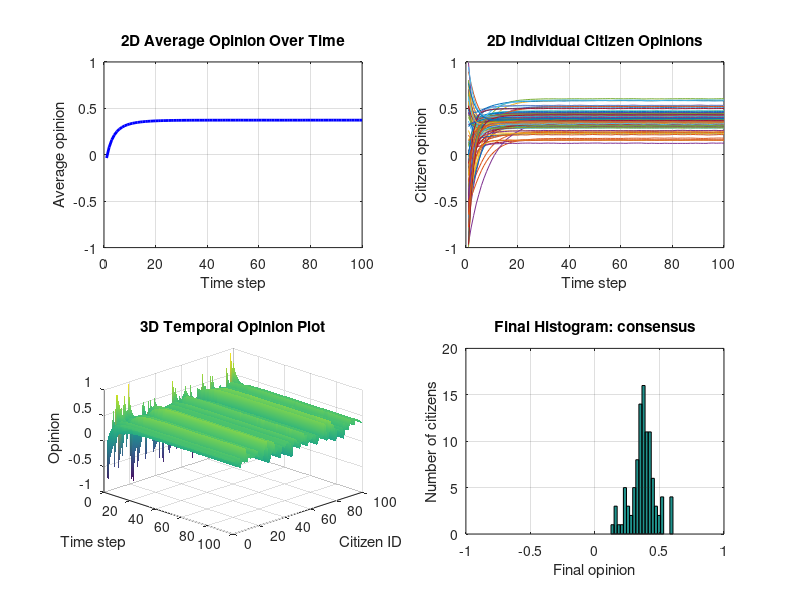

This chart was generated by the following MATLAB code:
% This script simulates how opinions change in a social network.
% Run it from this folder with:
%   octave strong_expert.m

clear;
clc;

fprintf('Opinion Dynamics ABM: AI Learning Assistants\n');
script_file = mfilename('fullpath');
if isempty(script_file)
    script_dir = pwd;
else
    script_dir = fileparts(script_file);
end

output_dir = fullfile(script_dir, '..', 'results');
if exist(output_dir, 'dir') ~= 7
    mkdir(output_dir);
end

scenario_name = 'strong_expert';
fprintf('Scenario: %s\n', scenario_name);

    % These values set the population size and simulation length.
    N = 100;             % The number of citizens is within the required range.
    I = 5;               % The number of influencers is within the required range.
    E = 3;               % The number of education experts is within the required range.
    time_steps = 100;    % The number of time steps is within the required range.

    seed = 2133;

    % These probabilities control how connected the agents are.
    p_cc = 0.08;         % This controls citizen-to-citizen links.
    p_ci = 0.45;         % This controls citizen-to-influencer links.
    p_ce = 0.30;         % This controls citizen-to-expert links.

    % These rates control how strongly opinions move after interaction.
    alpha = 0.05;        % This controls direct citizen influence.
    beta = 0.12;         % This controls neighbour averaging.
    gamma = 0.10;        % This controls expert influence.
    delta = 0.10;        % This controls influencer influence.

    % These values give different agent roles different influence levels.
    citizen_influence = 0.35;
    influencer_strength_value = 1.25;
    expert_strength = 0.75;

    % These ranges describe how much citizens trust each connected agent type.
    trust_cc_min = 0.25;
    trust_cc_max = 0.75;
    trust_ci_min = 0.35;
    trust_ci_max = 0.80;
    trust_ce_min = 0.60;
    trust_ce_max = 0.95;

    seed = 2135;
    gamma = 0.25;
    expert_strength = 1.25;
    p_ce = 0.40;
    trust_ce_min = 0.80;
    trust_ce_max = 1.00;

    fprintf('  agents: citizens=%d, influencers=%d, experts=%d, time steps=%d\n', ...
            N, I, E, time_steps);
    fprintf('  network probabilities: citizen=%.2f, influencer=%.2f, expert=%.2f\n', ...
            p_cc, p_ci, p_ce);
    fprintf('  update rates: alpha=%.2f, beta=%.2f, gamma=%.2f, delta=%.2f\n', ...
            alpha, beta, gamma, delta);

    % The initial opinions and fixed role opinions are created here.
    rand('seed', seed);
    randn('seed', seed);

    % Citizen opinions begin with a mix of negative, neutral, and positive views.
    O_citizens = -1 + 2 * rand(N, 1);

    % Influencers are given stronger opinions so their social effect can be tested.
    base_influencer_opinions = [0.95; 0.90; -0.95; -0.90; 0.95; -0.90; 0.70; -0.70; 0.80; -0.75];
    O_influencers = base_influencer_opinions(1:I);

    % Experts are kept closer to balanced or moderately supportive opinions.
    base_expert_opinions = [0.35; 0.45; 0.50; 0.25; 0.55];
    O_experts = base_expert_opinions(1:E);

    citizen_influence_vector = citizen_influence * ones(N, 1);
    influencer_strength = influencer_strength_value * ones(I, 1);

    % The social network and trust values are generated randomly for each scenario.
    rand('seed', seed + 1000);
    randn('seed', seed + 1000);

    A_cc = double(rand(N, N) < p_cc);
    A_cc = A_cc - diag(diag(A_cc));       % Citizens should not connect to themselves.

    A_ci = double(rand(N, I) < p_ci);
    A_ce = double(rand(N, E) < p_ce);

    T_cc = (trust_cc_min + (trust_cc_max - trust_cc_min) * rand(N, N)) .* A_cc;
    T_ci = (trust_ci_min + (trust_ci_max - trust_ci_min) * rand(N, I)) .* A_ci;
    T_ce = (trust_ce_min + (trust_ce_max - trust_ce_min) * rand(N, E)) .* A_ce;

    % The simulation stores both individual opinions and the population average.
    O = O_citizens;
    opinion_history = zeros(time_steps, N);
    average_history = zeros(time_steps, 1);

    opinion_history(1, :) = O';
    average_history(1) = mean(O);

    for t = 2:time_steps
        O_new = O;

        for i = 1:N
            current_opinion = O(i);

            % A citizen may be directly influenced by one connected citizen.
            neighbours = find(A_cc(i, :) > 0);
            if isempty(neighbours)
                direct_effect = 0;
                average_effect = 0;
            else
                selected_position = ceil(rand * length(neighbours));
                j = neighbours(selected_position);
                trust_ij = T_cc(i, j);

                direct_effect = alpha ...
                              * trust_ij ...
                              * citizen_influence_vector(j) ...
                              * (O(j) - O(i));

                mean_neighbour_opinion = mean(O(neighbours));
                average_effect = beta * (mean_neighbour_opinion - O(i));
            end

            % Connected experts pull opinions toward a more balanced position.
            connected_experts = find(A_ce(i, :) > 0);
            if isempty(connected_experts)
                expert_effect = 0;
            else
                trust_expert = mean(T_ce(i, connected_experts));
                mean_expert_opinion = mean(O_experts(connected_experts));
                expert_effect = gamma ...
                              * trust_expert ...
                              * expert_strength ...
                              * (mean_expert_opinion - current_opinion);
            end

            % Connected influencers can move opinions more strongly.
            connected_influencers = find(A_ci(i, :) > 0);
            if isempty(connected_influencers)
                influencer_effect = 0;
            else
                trust_influencer = mean(T_ci(i, connected_influencers));
                mean_influencer_opinion = mean(O_influencers(connected_influencers));
                mean_influencer_strength = mean(influencer_strength(connected_influencers));
                influencer_effect = delta ...
                                  * trust_influencer ...
                                  * mean_influencer_strength ...
                                  * (mean_influencer_opinion - current_opinion);
            end

            O_new(i) = current_opinion ...
                     + direct_effect ...
                     + average_effect ...
                     + expert_effect ...
                     + influencer_effect;
        end

        % Opinion values are kept inside the allowed range.
        O = max(-1, min(1, O_new));
        opinion_history(t, :) = O';
        average_history(t) = mean(O);
    end

    final_opinions = O;

    % Summary values are used to classify the final opinion pattern.
    final_mean = mean(final_opinions);
    final_std = std(final_opinions);
    final_min = min(final_opinions);
    final_max = max(final_opinions);

    share_positive = mean(final_opinions > 0.35);
    share_negative = mean(final_opinions < -0.35);
    share_neutral = mean(abs(final_opinions) <= 0.20);

    same_sign_links = 0;
    total_links = 0;

    for i = 1:length(final_opinions)
        neighbours = find(A_cc(i, :) > 0);
        for k = 1:length(neighbours)
            j = neighbours(k);
            if sign(final_opinions(i)) == sign(final_opinions(j))
                same_sign_links = same_sign_links + 1;
            end
            total_links = total_links + 1;
        end
    end

    if total_links == 0
        echo_score = 0;
    else
        echo_score = same_sign_links / total_links;
    end

    if final_std < 0.15 && abs(final_mean) > 0.35
        classification = 'consensus';
    elseif share_positive > 0.20 && share_negative > 0.20 && final_std > 0.35
        classification = 'polarization';
    elseif echo_score > 0.65 && final_std > 0.25
        classification = 'echo_chambers';
    elseif final_std > 0.45
        classification = 'fragmentation';
    elseif share_neutral > 0.45
        classification = 'mixed_neutral';
    else
        classification = 'mixed_neutral';
    end

    % Each scenario is shown using the required plots.
    time_axis = 1:time_steps;
    citizen_axis = 1:N;
    scenario_title = strrep(scenario_name, '_', ' ');

    figure('Name', ['Results - ' scenario_title]);

    subplot(2, 2, 1);
    plot(time_axis, average_history, 'b-', 'LineWidth', 2);
    grid on;
    ylim([-1 1]);
    xlabel('Time step');
    ylabel('Average opinion');
    title('2D Average Opinion Over Time');

    subplot(2, 2, 2);
    plot(time_axis, opinion_history);
    grid on;
    ylim([-1 1]);
    xlabel('Time step');
    ylabel('Citizen opinion');
    title('2D Individual Citizen Opinions');

    subplot(2, 2, 3);
    surf(time_axis, citizen_axis, opinion_history');
    shading interp;
    xlabel('Time step');
    ylabel('Citizen ID');
    zlabel('Opinion');
    zlim([-1 1]);
    title('3D Temporal Opinion Plot');
    view(45, 30);

    subplot(2, 2, 4);
    hist(final_opinions, 20);
    grid on;
    xlim([-1 1]);
    xlabel('Final opinion');
    ylabel('Number of citizens');
    title(['Final Histogram: ' classification]);

    drawnow;

    % The combined graph is saved so it can be used in the report or website.
    graph_file = fullfile(output_dir, [scenario_name '_graphs.png']);
    try
        print(graph_file, '-dpng', '-r150');
    catch
        fprintf('  graph image could not be saved, but the figure was created.\n');
    end

    fprintf('  final mean = %.4f, std = %.4f, class = %s\n', ...
            final_mean, final_std, classification);
    fprintf('  positive share = %.2f, negative share = %.2f, neutral share = %.2f, echo score = %.2f\n', ...
            share_positive, share_negative, share_neutral, echo_score);

    if strcmp(classification, 'consensus')
        fprintf('  interpretation: most citizens moved toward a similar opinion.\n');
    elseif strcmp(classification, 'polarization')
        fprintf('  interpretation: both supportive and opposing opinion groups remain strong.\n');
    elseif strcmp(classification, 'fragmentation')
        fprintf('  interpretation: final opinions remain widely spread across the population.\n');
    elseif strcmp(classification, 'echo_chambers')
        fprintf('  interpretation: connected citizens tend to share similar final opinions.\n');
    else
        fprintf('  interpretation: public opinion remains moderate or mixed.\n');
    end
fprintf('\nDone. Graph image saved in ../results\n');
